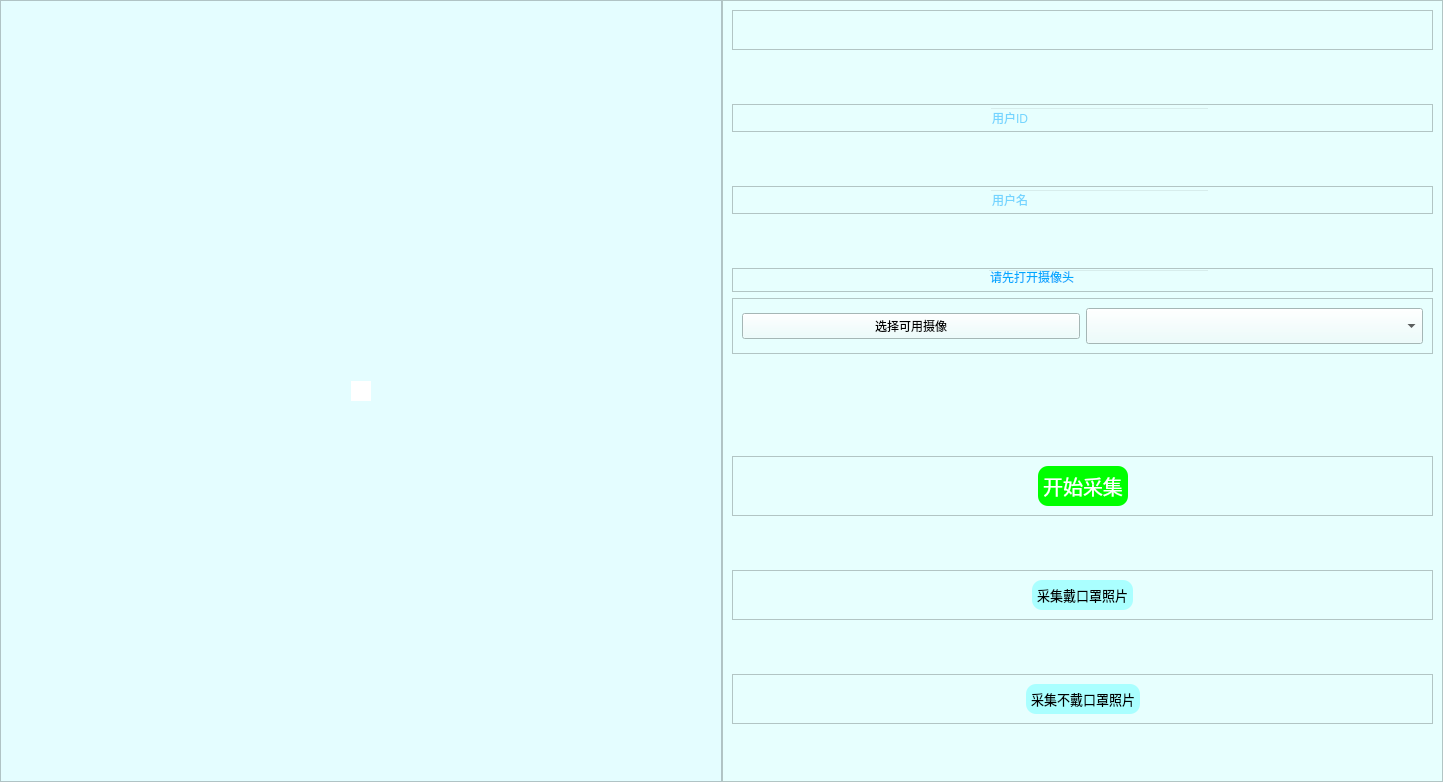
<?xml version="1.0" encoding="UTF-8"?>
<ui version="4.0">
 <class>MainWindow</class>
 <widget class="QMainWindow" name="MainWindow">
  <property name="geometry">
   <rect>
    <x>0</x>
    <y>0</y>
    <width>1443</width>
    <height>782</height>
   </rect>
  </property>
  <property name="windowTitle">
   <string>信息采集</string>
  </property>
  <property name="styleSheet">
   <string notr="true">background-color: rgb(228, 253, 255);</string>
  </property>
  <widget class="QWidget" name="centralwidget">
   <layout class="QGridLayout" name="gridLayout">
    <property name="leftMargin">
     <number>0</number>
    </property>
    <property name="topMargin">
     <number>0</number>
    </property>
    <property name="rightMargin">
     <number>0</number>
    </property>
    <property name="bottomMargin">
     <number>0</number>
    </property>
    <property name="spacing">
     <number>0</number>
    </property>
    <item row="0" column="0">
     <layout class="QHBoxLayout" name="horizontalLayout">
      <property name="spacing">
       <number>0</number>
      </property>
      <item>
       <widget class="QFrame" name="frame_2">
        <property name="styleSheet">
         <string notr="true"/>
        </property>
        <property name="frameShape">
         <enum>QFrame::StyledPanel</enum>
        </property>
        <property name="frameShadow">
         <enum>QFrame::Raised</enum>
        </property>
        <layout class="QGridLayout" name="gridLayout_2">
         <item row="1" column="2">
          <spacer name="horizontalSpacer_2">
           <property name="orientation">
            <enum>Qt::Horizontal</enum>
           </property>
           <property name="sizeHint" stdset="0">
            <size>
             <width>200</width>
             <height>20</height>
            </size>
           </property>
          </spacer>
         </item>
         <item row="1" column="1">
          <widget class="QLabel" name="capLabel">
           <property name="styleSheet">
            <string notr="true">background-color: rgb(255, 255, 255);</string>
           </property>
           <property name="text">
            <string/>
           </property>
           <property name="pixmap">
            <pixmap>img/camera_label.jpg</pixmap>
           </property>
          </widget>
         </item>
         <item row="0" column="1">
          <spacer name="verticalSpacer">
           <property name="orientation">
            <enum>Qt::Vertical</enum>
           </property>
           <property name="sizeHint" stdset="0">
            <size>
             <width>20</width>
             <height>40</height>
            </size>
           </property>
          </spacer>
         </item>
         <item row="1" column="0">
          <spacer name="horizontalSpacer">
           <property name="orientation">
            <enum>Qt::Horizontal</enum>
           </property>
           <property name="sizeHint" stdset="0">
            <size>
             <width>200</width>
             <height>20</height>
            </size>
           </property>
          </spacer>
         </item>
         <item row="2" column="1">
          <spacer name="verticalSpacer_2">
           <property name="orientation">
            <enum>Qt::Vertical</enum>
           </property>
           <property name="sizeHint" stdset="0">
            <size>
             <width>20</width>
             <height>40</height>
            </size>
           </property>
          </spacer>
         </item>
        </layout>
       </widget>
      </item>
      <item>
       <widget class="QFrame" name="frame">
        <property name="styleSheet">
         <string notr="true">background-color: rgb(231, 255, 254);</string>
        </property>
        <property name="frameShape">
         <enum>QFrame::StyledPanel</enum>
        </property>
        <property name="frameShadow">
         <enum>QFrame::Raised</enum>
        </property>
        <layout class="QVBoxLayout" name="verticalLayout">
         <item>
          <widget class="QFrame" name="frame_3">
           <property name="frameShape">
            <enum>QFrame::StyledPanel</enum>
           </property>
           <property name="frameShadow">
            <enum>QFrame::Raised</enum>
           </property>
           <layout class="QHBoxLayout" name="horizontalLayout_5">
            <item>
             <spacer name="horizontalSpacer_4">
              <property name="orientation">
               <enum>Qt::Horizontal</enum>
              </property>
              <property name="sizeHint" stdset="0">
               <size>
                <width>40</width>
                <height>20</height>
               </size>
              </property>
             </spacer>
            </item>
            <item>
             <widget class="QLabel" name="picLabel">
              <property name="text">
               <string/>
              </property>
              <property name="pixmap">
               <pixmap>img/qql.jpg</pixmap>
              </property>
             </widget>
            </item>
            <item>
             <spacer name="horizontalSpacer_3">
              <property name="orientation">
               <enum>Qt::Horizontal</enum>
              </property>
              <property name="sizeHint" stdset="0">
               <size>
                <width>40</width>
                <height>20</height>
               </size>
              </property>
             </spacer>
            </item>
           </layout>
          </widget>
         </item>
         <item>
          <spacer name="verticalSpacer_10">
           <property name="orientation">
            <enum>Qt::Vertical</enum>
           </property>
           <property name="sizeHint" stdset="0">
            <size>
             <width>20</width>
             <height>40</height>
            </size>
           </property>
          </spacer>
         </item>
         <item>
          <widget class="QFrame" name="frame_4">
           <property name="styleSheet">
            <string notr="true"/>
           </property>
           <property name="frameShape">
            <enum>QFrame::StyledPanel</enum>
           </property>
           <property name="frameShadow">
            <enum>QFrame::Raised</enum>
           </property>
           <layout class="QHBoxLayout" name="horizontalLayout_2">
            <property name="spacing">
             <number>2</number>
            </property>
            <property name="leftMargin">
             <number>2</number>
            </property>
            <property name="topMargin">
             <number>2</number>
            </property>
            <property name="rightMargin">
             <number>2</number>
            </property>
            <property name="bottomMargin">
             <number>2</number>
            </property>
            <item>
             <spacer name="horizontalSpacer_5">
              <property name="orientation">
               <enum>Qt::Horizontal</enum>
              </property>
              <property name="sizeHint" stdset="0">
               <size>
                <width>20</width>
                <height>20</height>
               </size>
              </property>
             </spacer>
            </item>
            <item>
             <widget class="QPushButton" name="pushButton">
              <property name="styleSheet">
               <string notr="true">border:none;</string>
              </property>
              <property name="text">
               <string/>
              </property>
              <property name="icon">
               <iconset>
                <normaloff>img/finduser.png</normaloff>img/finduser.png</iconset>
              </property>
              <property name="iconSize">
               <size>
                <width>30</width>
                <height>30</height>
               </size>
              </property>
             </widget>
            </item>
            <item>
             <widget class="QLineEdit" name="uid">
              <property name="styleSheet">
               <string notr="true">background-color: transparent;
font: 12pt &quot;Adobe Devanagari&quot;;
border-color: rgb(0, 170, 255);
color:rgb(0, 170, 255);</string>
              </property>
              <property name="placeholderText">
               <string>用户ID</string>
              </property>
             </widget>
            </item>
            <item>
             <spacer name="horizontalSpacer_6">
              <property name="orientation">
               <enum>Qt::Horizontal</enum>
              </property>
              <property name="sizeHint" stdset="0">
               <size>
                <width>40</width>
                <height>20</height>
               </size>
              </property>
             </spacer>
            </item>
           </layout>
          </widget>
         </item>
         <item>
          <spacer name="verticalSpacer_8">
           <property name="orientation">
            <enum>Qt::Vertical</enum>
           </property>
           <property name="sizeHint" stdset="0">
            <size>
             <width>20</width>
             <height>40</height>
            </size>
           </property>
          </spacer>
         </item>
         <item>
          <widget class="QFrame" name="frame_5">
           <property name="styleSheet">
            <string notr="true"/>
           </property>
           <property name="frameShape">
            <enum>QFrame::StyledPanel</enum>
           </property>
           <property name="frameShadow">
            <enum>QFrame::Raised</enum>
           </property>
           <layout class="QHBoxLayout" name="horizontalLayout_3">
            <property name="spacing">
             <number>2</number>
            </property>
            <property name="leftMargin">
             <number>2</number>
            </property>
            <property name="topMargin">
             <number>2</number>
            </property>
            <property name="rightMargin">
             <number>2</number>
            </property>
            <property name="bottomMargin">
             <number>2</number>
            </property>
            <item>
             <spacer name="horizontalSpacer_7">
              <property name="orientation">
               <enum>Qt::Horizontal</enum>
              </property>
              <property name="sizeHint" stdset="0">
               <size>
                <width>40</width>
                <height>20</height>
               </size>
              </property>
             </spacer>
            </item>
            <item>
             <widget class="QPushButton" name="pushButton_2">
              <property name="styleSheet">
               <string notr="true">border:none;</string>
              </property>
              <property name="text">
               <string/>
              </property>
              <property name="icon">
               <iconset>
                <normaloff>img/uname.png</normaloff>img/uname.png</iconset>
              </property>
              <property name="iconSize">
               <size>
                <width>30</width>
                <height>30</height>
               </size>
              </property>
             </widget>
            </item>
            <item>
             <widget class="QLineEdit" name="uname">
              <property name="styleSheet">
               <string notr="true">background-color: transparent;
font: 12pt &quot;Adobe Devanagari&quot;;
border-color: rgb(0, 170, 255);
color:rgb(0, 170, 255);</string>
              </property>
              <property name="placeholderText">
               <string>用户名</string>
              </property>
             </widget>
            </item>
            <item>
             <spacer name="horizontalSpacer_8">
              <property name="orientation">
               <enum>Qt::Horizontal</enum>
              </property>
              <property name="sizeHint" stdset="0">
               <size>
                <width>40</width>
                <height>20</height>
               </size>
              </property>
             </spacer>
            </item>
           </layout>
          </widget>
         </item>
         <item>
          <spacer name="verticalSpacer_9">
           <property name="orientation">
            <enum>Qt::Vertical</enum>
           </property>
           <property name="sizeHint" stdset="0">
            <size>
             <width>20</width>
             <height>40</height>
            </size>
           </property>
          </spacer>
         </item>
         <item>
          <widget class="QFrame" name="frame_6">
           <property name="styleSheet">
            <string notr="true"/>
           </property>
           <property name="frameShape">
            <enum>QFrame::StyledPanel</enum>
           </property>
           <property name="frameShadow">
            <enum>QFrame::Raised</enum>
           </property>
           <layout class="QHBoxLayout" name="horizontalLayout_4">
            <property name="spacing">
             <number>0</number>
            </property>
            <property name="leftMargin">
             <number>0</number>
            </property>
            <property name="topMargin">
             <number>0</number>
            </property>
            <property name="rightMargin">
             <number>0</number>
            </property>
            <property name="bottomMargin">
             <number>0</number>
            </property>
            <item>
             <spacer name="horizontalSpacer_9">
              <property name="orientation">
               <enum>Qt::Horizontal</enum>
              </property>
              <property name="sizeHint" stdset="0">
               <size>
                <width>40</width>
                <height>20</height>
               </size>
              </property>
             </spacer>
            </item>
            <item>
             <widget class="QPushButton" name="logpic">
              <property name="styleSheet">
               <string notr="true">border:none;</string>
              </property>
              <property name="text">
               <string/>
              </property>
              <property name="icon">
               <iconset>
                <normaloff>img/log.png</normaloff>img/log.png</iconset>
              </property>
              <property name="iconSize">
               <size>
                <width>30</width>
                <height>30</height>
               </size>
              </property>
             </widget>
            </item>
            <item>
             <widget class="QLineEdit" name="log">
              <property name="styleSheet">
               <string notr="true">background-color: transparent;
font: 12pt &quot;Adobe Devanagari&quot;;
border-color: rgb(0, 170, 255);
color:rgb(0, 170, 255);</string>
              </property>
              <property name="text">
               <string>请先打开摄像头</string>
              </property>
             </widget>
            </item>
            <item>
             <spacer name="horizontalSpacer_10">
              <property name="orientation">
               <enum>Qt::Horizontal</enum>
              </property>
              <property name="sizeHint" stdset="0">
               <size>
                <width>40</width>
                <height>20</height>
               </size>
              </property>
             </spacer>
            </item>
           </layout>
          </widget>
         </item>
         <item>
          <widget class="QFrame" name="frame_10">
           <property name="frameShape">
            <enum>QFrame::StyledPanel</enum>
           </property>
           <property name="frameShadow">
            <enum>QFrame::Raised</enum>
           </property>
           <layout class="QGridLayout" name="gridLayout_6">
            <item row="0" column="0">
             <widget class="QPushButton" name="select_camera">
              <property name="styleSheet">
               <string notr="true">width:140px;</string>
              </property>
              <property name="text">
               <string>选择可用摄像</string>
              </property>
              <property name="icon">
               <iconset>
                <normaloff>img/vedio.png</normaloff>img/vedio.png</iconset>
              </property>
             </widget>
            </item>
            <item row="0" column="1">
             <widget class="QComboBox" name="cameraList">
              <property name="styleSheet">
               <string notr="true">height:30px;</string>
              </property>
              <property name="maxVisibleItems">
               <number>10</number>
              </property>
             </widget>
            </item>
           </layout>
          </widget>
         </item>
         <item>
          <spacer name="verticalSpacer_7">
           <property name="orientation">
            <enum>Qt::Vertical</enum>
           </property>
           <property name="sizeHint" stdset="0">
            <size>
             <width>20</width>
             <height>40</height>
            </size>
           </property>
          </spacer>
         </item>
         <item>
          <spacer name="verticalSpacer_6">
           <property name="orientation">
            <enum>Qt::Vertical</enum>
           </property>
           <property name="sizeHint" stdset="0">
            <size>
             <width>20</width>
             <height>40</height>
            </size>
           </property>
          </spacer>
         </item>
         <item>
          <widget class="QFrame" name="frame_7">
           <property name="frameShape">
            <enum>QFrame::StyledPanel</enum>
           </property>
           <property name="frameShadow">
            <enum>QFrame::Raised</enum>
           </property>
           <layout class="QGridLayout" name="gridLayout_3">
            <item row="0" column="0">
             <spacer name="horizontalSpacer_11">
              <property name="orientation">
               <enum>Qt::Horizontal</enum>
              </property>
              <property name="sizeHint" stdset="0">
               <size>
                <width>40</width>
                <height>20</height>
               </size>
              </property>
             </spacer>
            </item>
            <item row="0" column="1">
             <widget class="QPushButton" name="cap_btn">
              <property name="styleSheet">
               <string notr="true">color: rgb(255, 255, 255);
background-color: rgb(0, 255, 0);
border:none;
font-size:15pt;
border-radius:10px;
padding:5px;</string>
              </property>
              <property name="text">
               <string>开始采集</string>
              </property>
              <property name="icon">
               <iconset>
                <normaloff>img/vedio.png</normaloff>img/vedio.png</iconset>
              </property>
              <property name="iconSize">
               <size>
                <width>30</width>
                <height>30</height>
               </size>
              </property>
             </widget>
            </item>
            <item row="0" column="2">
             <spacer name="horizontalSpacer_12">
              <property name="orientation">
               <enum>Qt::Horizontal</enum>
              </property>
              <property name="sizeHint" stdset="0">
               <size>
                <width>40</width>
                <height>20</height>
               </size>
              </property>
             </spacer>
            </item>
           </layout>
          </widget>
         </item>
         <item>
          <spacer name="verticalSpacer_5">
           <property name="orientation">
            <enum>Qt::Vertical</enum>
           </property>
           <property name="sizeHint" stdset="0">
            <size>
             <width>20</width>
             <height>40</height>
            </size>
           </property>
          </spacer>
         </item>
         <item>
          <widget class="QFrame" name="frame_8">
           <property name="frameShape">
            <enum>QFrame::StyledPanel</enum>
           </property>
           <property name="frameShadow">
            <enum>QFrame::Raised</enum>
           </property>
           <layout class="QGridLayout" name="gridLayout_4">
            <item row="0" column="1">
             <widget class="QPushButton" name="mask_btn">
              <property name="styleSheet">
               <string notr="true">background-color: rgb(170, 255, 255);
border:none;
font-size:10pt;
border-radius:10px;
padding:5px;</string>
              </property>
              <property name="text">
               <string>采集戴口罩照片</string>
              </property>
              <property name="icon">
               <iconset>
                <normaloff>img/nomask.png</normaloff>img/nomask.png</iconset>
              </property>
             </widget>
            </item>
            <item row="0" column="0">
             <spacer name="horizontalSpacer_13">
              <property name="orientation">
               <enum>Qt::Horizontal</enum>
              </property>
              <property name="sizeHint" stdset="0">
               <size>
                <width>40</width>
                <height>20</height>
               </size>
              </property>
             </spacer>
            </item>
            <item row="0" column="2">
             <spacer name="horizontalSpacer_14">
              <property name="orientation">
               <enum>Qt::Horizontal</enum>
              </property>
              <property name="sizeHint" stdset="0">
               <size>
                <width>40</width>
                <height>20</height>
               </size>
              </property>
             </spacer>
            </item>
           </layout>
          </widget>
         </item>
         <item>
          <spacer name="verticalSpacer_4">
           <property name="orientation">
            <enum>Qt::Vertical</enum>
           </property>
           <property name="sizeHint" stdset="0">
            <size>
             <width>20</width>
             <height>40</height>
            </size>
           </property>
          </spacer>
         </item>
         <item>
          <widget class="QFrame" name="frame_9">
           <property name="frameShape">
            <enum>QFrame::StyledPanel</enum>
           </property>
           <property name="frameShadow">
            <enum>QFrame::Raised</enum>
           </property>
           <layout class="QGridLayout" name="gridLayout_5">
            <item row="0" column="1">
             <widget class="QPushButton" name="nomask_btn">
              <property name="styleSheet">
               <string notr="true">background-color: rgb(170, 255, 255);
border:none;
font-size:10pt;
border-radius:10px;
padding:5px;</string>
              </property>
              <property name="text">
               <string>采集不戴口罩照片</string>
              </property>
              <property name="icon">
               <iconset>
                <normaloff>img/maskw.png</normaloff>img/maskw.png</iconset>
              </property>
             </widget>
            </item>
            <item row="0" column="0">
             <spacer name="horizontalSpacer_15">
              <property name="orientation">
               <enum>Qt::Horizontal</enum>
              </property>
              <property name="sizeHint" stdset="0">
               <size>
                <width>40</width>
                <height>20</height>
               </size>
              </property>
             </spacer>
            </item>
            <item row="0" column="2">
             <spacer name="horizontalSpacer_16">
              <property name="orientation">
               <enum>Qt::Horizontal</enum>
              </property>
              <property name="sizeHint" stdset="0">
               <size>
                <width>40</width>
                <height>20</height>
               </size>
              </property>
             </spacer>
            </item>
           </layout>
          </widget>
         </item>
         <item>
          <spacer name="verticalSpacer_3">
           <property name="orientation">
            <enum>Qt::Vertical</enum>
           </property>
           <property name="sizeHint" stdset="0">
            <size>
             <width>20</width>
             <height>40</height>
            </size>
           </property>
          </spacer>
         </item>
        </layout>
       </widget>
      </item>
     </layout>
    </item>
   </layout>
  </widget>
 </widget>
 <resources/>
 <connections/>
 <slots>
  <slot>switchCamera()</slot>
  <slot>getNoMaskCap()</slot>
  <slot>getMaskCap()</slot>
 </slots>
</ui>
